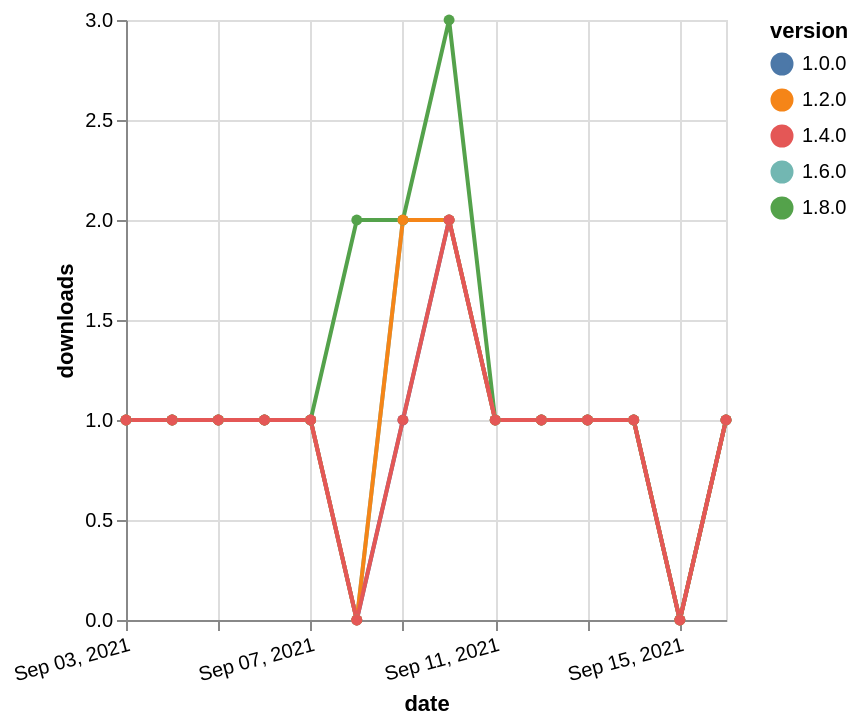

Here is the Vega-Lite specification saved for this chart:
### Vega-Lite specification from a JSON file in a GitHub repository (floating-point values rounded to 4 significant figures)
{"$schema": "https://vega.github.io/schema/vega-lite/v5.json", "description": "A simple bar chart with embedded data.", "data": {"values": [{"date": "2021-09-03", "total": 169, "delta": 1, "version": "1.6.0"}, {"date": "2021-09-04", "total": 170, "delta": 1, "version": "1.6.0"}, {"date": "2021-09-05", "total": 171, "delta": 1, "version": "1.6.0"}, {"date": "2021-09-06", "total": 172, "delta": 1, "version": "1.6.0"}, {"date": "2021-09-07", "total": 173, "delta": 1, "version": "1.6.0"}, {"date": "2021-09-08", "total": 173, "delta": 0, "version": "1.6.0"}, {"date": "2021-09-09", "total": 175, "delta": 2, "version": "1.6.0"}, {"date": "2021-09-10", "total": 177, "delta": 2, "version": "1.6.0"}, {"date": "2021-09-11", "total": 178, "delta": 1, "version": "1.6.0"}, {"date": "2021-09-12", "total": 179, "delta": 1, "version": "1.6.0"}, {"date": "2021-09-13", "total": 180, "delta": 1, "version": "1.6.0"}, {"date": "2021-09-14", "total": 181, "delta": 1, "version": "1.6.0"}, {"date": "2021-09-15", "total": 181, "delta": 0, "version": "1.6.0"}, {"date": "2021-09-16", "total": 182, "delta": 1, "version": "1.6.0"}, {"date": "2021-09-03", "total": 201, "delta": 1, "version": "1.8.0"}, {"date": "2021-09-04", "total": 202, "delta": 1, "version": "1.8.0"}, {"date": "2021-09-05", "total": 203, "delta": 1, "version": "1.8.0"}, {"date": "2021-09-06", "total": 204, "delta": 1, "version": "1.8.0"}, {"date": "2021-09-07", "total": 205, "delta": 1, "version": "1.8.0"}, {"date": "2021-09-08", "total": 207, "delta": 2, "version": "1.8.0"}, {"date": "2021-09-09", "total": 209, "delta": 2, "version": "1.8.0"}, {"date": "2021-09-10", "total": 212, "delta": 3, "version": "1.8.0"}, {"date": "2021-09-11", "total": 213, "delta": 1, "version": "1.8.0"}, {"date": "2021-09-12", "total": 214, "delta": 1, "version": "1.8.0"}, {"date": "2021-09-13", "total": 215, "delta": 1, "version": "1.8.0"}, {"date": "2021-09-14", "total": 216, "delta": 1, "version": "1.8.0"}, {"date": "2021-09-15", "total": 216, "delta": 0, "version": "1.8.0"}, {"date": "2021-09-16", "total": 217, "delta": 1, "version": "1.8.0"}, {"date": "2021-09-03", "total": 254, "delta": 1, "version": "1.0.0"}, {"date": "2021-09-04", "total": 255, "delta": 1, "version": "1.0.0"}, {"date": "2021-09-05", "total": 256, "delta": 1, "version": "1.0.0"}, {"date": "2021-09-06", "total": 257, "delta": 1, "version": "1.0.0"}, {"date": "2021-09-07", "total": 258, "delta": 1, "version": "1.0.0"}, {"date": "2021-09-08", "total": 258, "delta": 0, "version": "1.0.0"}, {"date": "2021-09-09", "total": 259, "delta": 1, "version": "1.0.0"}, {"date": "2021-09-10", "total": 261, "delta": 2, "version": "1.0.0"}, {"date": "2021-09-11", "total": 262, "delta": 1, "version": "1.0.0"}, {"date": "2021-09-12", "total": 263, "delta": 1, "version": "1.0.0"}, {"date": "2021-09-13", "total": 264, "delta": 1, "version": "1.0.0"}, {"date": "2021-09-14", "total": 265, "delta": 1, "version": "1.0.0"}, {"date": "2021-09-15", "total": 265, "delta": 0, "version": "1.0.0"}, {"date": "2021-09-16", "total": 266, "delta": 1, "version": "1.0.0"}, {"date": "2021-09-03", "total": 207, "delta": 1, "version": "1.2.0"}, {"date": "2021-09-04", "total": 208, "delta": 1, "version": "1.2.0"}, {"date": "2021-09-05", "total": 209, "delta": 1, "version": "1.2.0"}, {"date": "2021-09-06", "total": 210, "delta": 1, "version": "1.2.0"}, {"date": "2021-09-07", "total": 211, "delta": 1, "version": "1.2.0"}, {"date": "2021-09-08", "total": 211, "delta": 0, "version": "1.2.0"}, {"date": "2021-09-09", "total": 213, "delta": 2, "version": "1.2.0"}, {"date": "2021-09-10", "total": 215, "delta": 2, "version": "1.2.0"}, {"date": "2021-09-11", "total": 216, "delta": 1, "version": "1.2.0"}, {"date": "2021-09-12", "total": 217, "delta": 1, "version": "1.2.0"}, {"date": "2021-09-13", "total": 218, "delta": 1, "version": "1.2.0"}, {"date": "2021-09-14", "total": 219, "delta": 1, "version": "1.2.0"}, {"date": "2021-09-15", "total": 219, "delta": 0, "version": "1.2.0"}, {"date": "2021-09-16", "total": 220, "delta": 1, "version": "1.2.0"}, {"date": "2021-09-03", "total": 201, "delta": 1, "version": "1.4.0"}, {"date": "2021-09-04", "total": 202, "delta": 1, "version": "1.4.0"}, {"date": "2021-09-05", "total": 203, "delta": 1, "version": "1.4.0"}, {"date": "2021-09-06", "total": 204, "delta": 1, "version": "1.4.0"}, {"date": "2021-09-07", "total": 205, "delta": 1, "version": "1.4.0"}, {"date": "2021-09-08", "total": 205, "delta": 0, "version": "1.4.0"}, {"date": "2021-09-09", "total": 206, "delta": 1, "version": "1.4.0"}, {"date": "2021-09-10", "total": 208, "delta": 2, "version": "1.4.0"}, {"date": "2021-09-11", "total": 209, "delta": 1, "version": "1.4.0"}, {"date": "2021-09-12", "total": 210, "delta": 1, "version": "1.4.0"}, {"date": "2021-09-13", "total": 211, "delta": 1, "version": "1.4.0"}, {"date": "2021-09-14", "total": 212, "delta": 1, "version": "1.4.0"}, {"date": "2021-09-15", "total": 212, "delta": 0, "version": "1.4.0"}, {"date": "2021-09-16", "total": 213, "delta": 1, "version": "1.4.0"}]}, "width": "container", "mark": {"type": "line", "point": {"filled": true}}, "encoding": {"x": {"field": "date", "type": "temporal", "timeUnit": "yearmonthdate", "title": "date", "axis": {"labelAngle": -15}}, "y": {"field": "delta", "type": "quantitative", "title": "downloads"}, "color": {"field": "version", "type": "nominal"}, "tooltip": {"field": "delta"}}}
